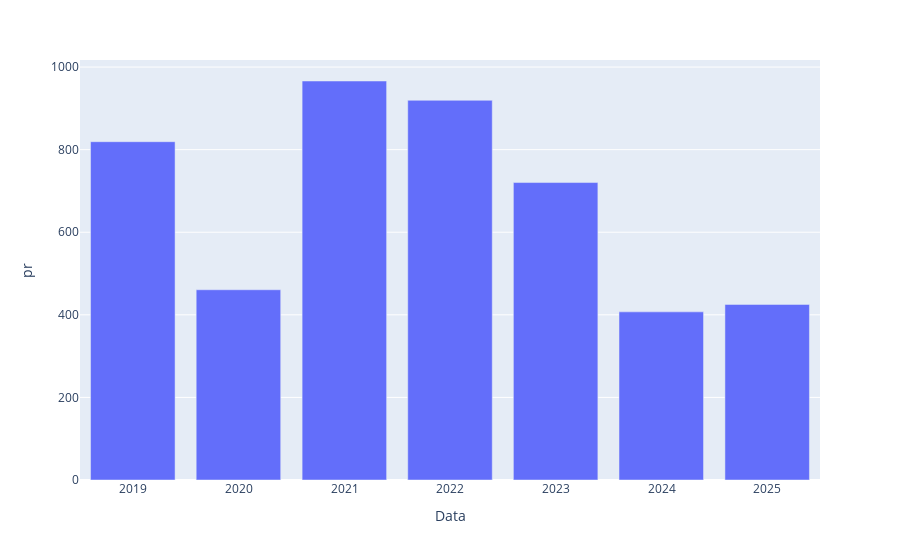

Here is the notebook cell this chart was saved with:
### Code cell
# plotando anual
fig = px.bar(df_ano, x=df_ano.index, y='pr')
fig.update_traces(hovertemplate="Data: %{x} <br>prec: %{y:.0f} mm")
fig.show()

### Figure 1 — Plotly figure (JSON) as saved in the notebook; plotly's stock layout.template omitted (floating-point values rounded to 4 significant figures)
{"data": [{"alignmentgroup": "True", "hovertemplate": "Data: %{x} <br>prec: %{y:.0f} mm", "legendgroup": "", "marker": {"color": "#636efa", "pattern": {"shape": ""}}, "name": "", "offsetgroup": "", "orientation": "v", "showlegend": false, "textposition": "auto", "type": "bar", "x": ["2018-12-31T00:00:00", "2019-12-31T00:00:00", "2020-12-31T00:00:00", "2021-12-31T00:00:00", "2022-12-31T00:00:00", "2023-12-31T00:00:00", "2024-12-31T00:00:00"], "xaxis": "x", "y": [819.2, 460.7, 966.2, 919.5, 720.3, 407.1, 425.2], "yaxis": "y"}], "layout": {"autosize": true, "barmode": "relative", "legend": {"tracegroupgap": 0}, "margin": {"t": 60}, "xaxis": {"anchor": "y", "autorange": true, "domain": [0, 1], "range": ["2018-07-01 12:00", "2025-07-01 12:00"], "title": {"text": "Data"}, "type": "date"}, "yaxis": {"anchor": "x", "autorange": true, "domain": [0, 1], "range": [0, 1017.0], "title": {"text": "pr"}, "type": "linear"}}}
